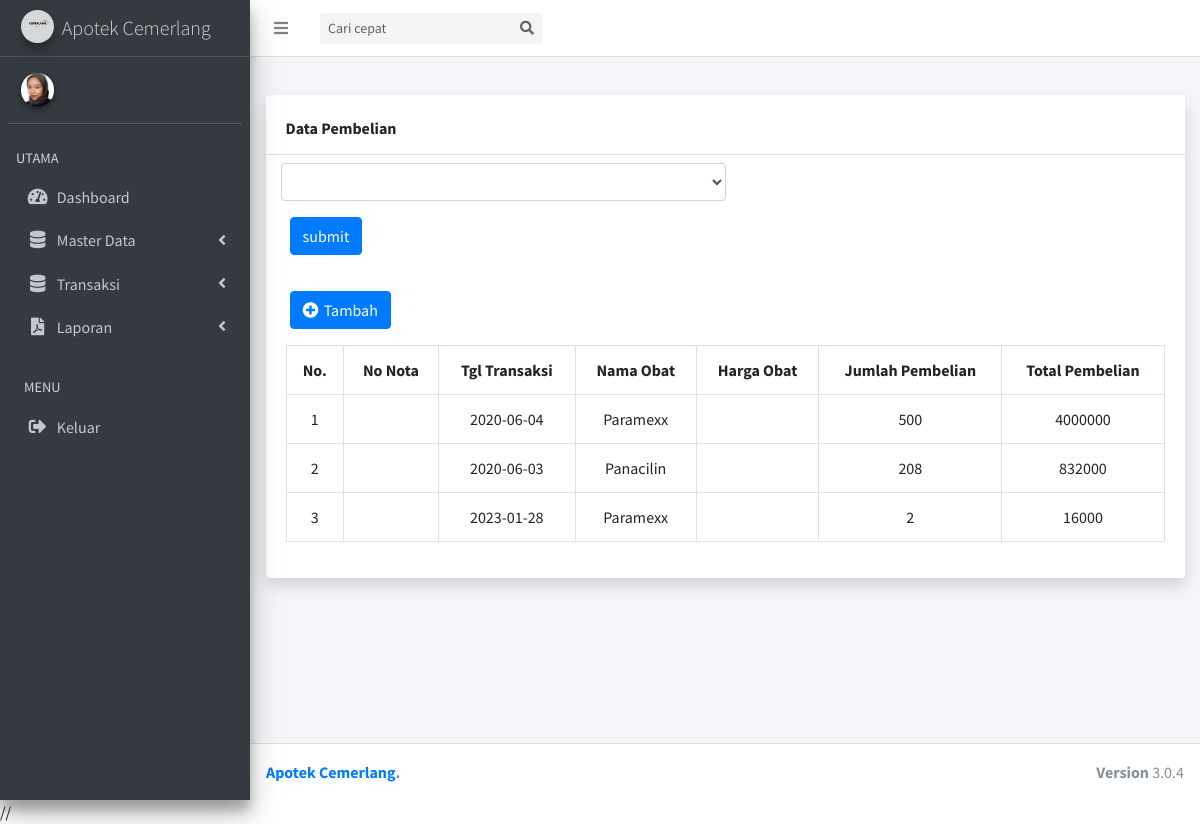
Page /index.php/pembelian on the earlier database version.
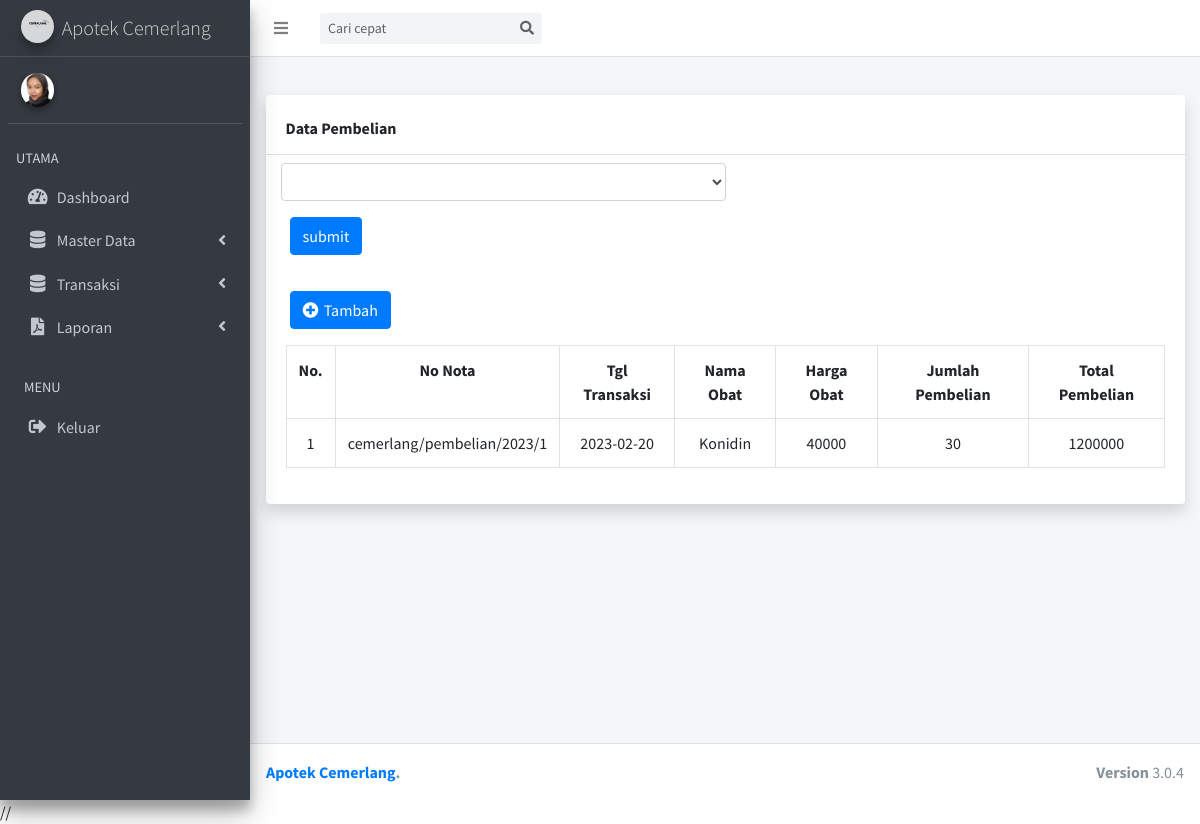
Same page on the later database version.
### tables this page shows
CREATE TABLE `purchase` (
  `id` int(11) NOT NULL,
  `nota_num` varchar(100) NOT NULL,
  `id_drug` varchar(64) NOT NULL,
  `qty` int(11) NOT NULL,
  `date` date NOT NULL,
  `total` decimal(19,0) NOT NULL,
  `harga_pembelian` int(11) NOT NULL
);

CREATE TABLE `drugs` (
  `id` int(11) NOT NULL,
  `kode_obat` varchar(12) NOT NULL,
  `name` varchar(64) NOT NULL,
  `id_unit` varchar(11) NOT NULL,
  `stock` int(11) NOT NULL
);

### application/controllers/pembelian.php (called while the page is built, shortened)
<?php
class pembelian extends CI_Controller
{
    public function __construct()
    {
        $this->load->model('pembelianModel');
        $this->load->model('obatModel');
        $this->load->model('jurnalModel');
    }
    public function index()
    {
        $data['title'] = 'Admin | Pembelian';
        $data['data'] = $this->pembelianModel->index();
        $data['no_nota'] = $this->pembelianModel->no_nota();
        $data['obat'] = $this->obatModel->index();
        $arrNoNota = explode('/', $data['no_nota'][0]->nota_num);
        $tahun = date('Y');
        $lastId = (int)$arrNoNota[3] + 1;
        $data['no_nota'] = "cemerlang/pembelian/$tahun/$lastId";
        $this->load->view('module/header', $data);
        $this->load->view('purchase/index', $data);
        $this->load->view('module/footer');
    }
}

### index.php (called while the page is built, shortened)
<?php
require_once BASEPATH.'core/CodeIgniter.php';

### application/models/pembelianModel.php (called while the page is built, shortened)
<?php
class pembelianModel extends CI_Model
{
    public function index()
    {
        return $this->db->query('select purchase.id,nota_num,date,d.name,harga_pembelian,qty,total from purchase
                                join drugs d on d.id = purchase.id_drug')->result();
    }
    public function no_nota()
    {
        return $this->db
            ->query('select nota_num from purchase where id = (SELECT max(id) FROM apotek.purchase)')
            ->result();
    }
}

### application/models/obatModel.php (called while the page is built, shortened)
<?php
class obatModel extends CI_Model{
    public function index(){
        return $this->db->query('select drugs.id as id_obat,units.name as satuan,drugs.name,kode_obat,stock from drugs join units on drugs.id_unit = units.id')->result();
    }
}

### application/views/purchase/index.php (the view, shortened to what this page needs)
<?php $this->load->view('module/navbar') ?>
<?php $this->load->view('module/sidebar') ?>
<div class="content-wrapper">
    <section class="content-header">
    </section>
    <section class="content">
        <div class="container">
            <div class="card shadow mb-4">
                <div class="card-header py-3 mt-2">
                    <h6 class="m-0 font-weight-bold ">Data Pembelian</h6>
                </div>
                <form action="{{ url('COA') }}" method="get">
                    <div class="form-group col-md-6 ml-2 mt-2">
                        <select name="cari" id="" class="form-control">
                        </select>
                    </div>
                    <button type=submit name=submit class="btn btn-primary ml-4">submit</button>
                </form>
                <div class="card-body">
                    <a href="#" class="btn btn-primary ml-1 mt-3 mb-3" id="tambah"> <i class="fas fa-plus-circle me-1  " style="letter-spacing: 2px"></i> Tambah </a>
                    <div class="table-responsive">
                        <table class="table table-bordered" id="dataTable" width="100%" cellspacing="0">
                            <tr class="text-center">
                                <th>No.</th>
                                <th>No Nota</th>
                                <th>Tgl Transaksi</th>
                                <th>Nama Obat</th>
                                <th>Harga Obat</th>
                                <th>Jumlah Pembelian</th>
                                <th>Total Pembelian</th>
                            </tr>
                            <?php
                            $no = 1;
                            ?>
                            <?php foreach ($data as $d) : ?>
                                <tr class="text-center">
                                    <td><?= $no ?></td>
                                    <td> <?= $d->nota_num ?> </td>
                                    <td> <?= $d->date ?> </td>
                                    <td> <?= $d->name ?> </td>
                                    <td> <?= $d->harga_pembelian ?> </td>
                                    <td> <?= $d->qty ?> </td>
                                    <td> <?= $d->total ?> </td>
                                </tr>
                                <?php
                                $no++;
                                ?>
                            <?php endforeach; ?>
                        </table>
                    </div>
                </div>
            </div>
        </div>
    </section>
</div>

### application/views/module/header.php (shortened to what this page needs)
<!DOCTYPE html>
<html>
<head>
  <link rel="stylesheet" href="<?= base_url() ?>/assets/plugins/fontawesome-free/css/all.min.css">
  <link rel="stylesheet" href="https://code.ionicframework.com/ionicons/2.0.1/css/ionicons.min.css">
  <link rel="stylesheet" href="<?= base_url() ?>/assets/plugins/icheck-bootstrap/icheck-bootstrap.min.css">
  <link rel="stylesheet" href="<?= base_url('assets/') ?>plugins/datatables-bs4/css/dataTables.bootstrap4.min.css">
  <link rel="stylesheet" href="<?= base_url() ?>/assets/dist/css/adminlte.min.css">
</head>
<?= current_url() == base_url() || current_url() == base_url("auth") ? '<body class="hold-transition login-page">' : '<body class="hold-transition sidebar-mini"><div class ="wrapper">' ?>

### application/views/module/navbar.php (shortened to what this page needs)
<nav class="main-header navbar navbar-expand navbar-white navbar-light">
  <ul class="navbar-nav">
    <li class="nav-item">
      <a class="nav-link" data-widget="pushmenu" href="#" role="button"><i class="fas fa-bars"></i></a>
    </li>
  </ul>
  <form action="<?= base_url('admin/search') ?>" class="form-inline ml-3">
    <div class="input-group input-group-sm">
      <input class="form-control form-control-navbar" type="search" placeholder="Cari cepat" aria-label="Search">
      <div class="input-group-append">
        <button class="btn btn-navbar" type="submit">
          <i class="fas fa-search"></i>
        </button>
      </div>
    </div>
  </form>
</nav>

### application/views/module/sidebar.php (shortened to what this page needs)
<aside class="main-sidebar sidebar-dark-primary elevation-4">
  <a href="<?= base_url('admin') ?>" class="brand-link">
    <img src="<?= base_url('assets/') ?>dist/img/cemerlang.png" alt="cemerlang" class="brand-image img-circle elevation-3" style="opacity: .8">
    <span class="brand-text font-weight-light">Apotek Cemerlang</span>
  </a>
  <div class="sidebar">
    <div class="user-panel mt-3 pb-3 mb-3 d-flex">
      <div class="image">
        <img src="<?= base_url('assets/') ?>dist/img/ressa.png" class="img-circle elevation-2" alt="User Image">
      </div>
      <div class="info">
      </div>
    </div>
    <nav class="mt-2">
      <ul class="nav nav-pills nav-sidebar flex-column" data-widget="treeview" role="menu" data-accordion="false">
        <li class="nav-header">UTAMA</li>
        <li class="nav-item">
          <a href="<?= base_url('admin') ?>" class="nav-link <?= current_url() === base_url('admin') ? 'active' : null ?>">
            <i class="nav-icon fas fa-tachometer-alt"></i>
            <p>
              Dashboard
            </p>
          </a>
        </li>
        <li class="nav-item has-treeview <?= current_url() === base_url('admin/drugs') || current_url() === base_url('admin/purchases') || current_url() === base_url('admin/sales') ? 'menu-open' : null ?>">
          <a href="#" class="nav-link">
            <i class="nav-icon fas fa-database"></i>
            <p>
              Master Data
              <i class="fas fa-angle-left right"></i>
            </p>
          </a>
        </li>
        <li class="nav-item has-treeview <?= current_url() === base_url('admin/units') || current_url() === base_url('admin/suppliers') ? 'menu-open' : null ?>">
          <a href="#" class="nav-link">
            <i class="nav-icon fas fa-database"></i>
            <p>
              Transaksi
              <i class="fas fa-angle-left right"></i>
            </p>
          </a>
        </li>
        <li class="nav-item has-treeview">
          <a href="#" class="nav-link">
            <i class="nav-icon fas fa-file-pdf"></i>
            <p>
              Laporan
              <i class="fas fa-angle-left right"></i>
            </p>
          </a>
        </li>
        <li class="nav-header">MENU</li>
        <li class="nav-item">
          <a href="<?= base_url('auth/logout') ?>" class="nav-link">
            <i class="nav-icon fas fa-sign-out-alt"></i>
            <p>
              Keluar
            </p>
          </a>
        </li>
      </ul>
    </nav>
  </div>
</aside>

### application/views/module/footer.php (shortened to what this page needs)
<?= current_url() == base_url() || current_url() == base_url("auth")
? null :
'<footer class="main-footer">
<div class="float-right d-none d-sm-block">
<b>Version</b> 3.0.4
</div>
<strong> <a href="'.base_url('admin').'">Apotek Cemerlang</a>.</strong>
</footer>
<aside class="control-sidebar control-sidebar-dark">
</aside>
</div>'
?>
//
</body>
</html>

Differences in the rows shown:
removed purchase: date "2020-06-04", id_drug.name "Paramexx", qty "500", total "4000000"
removed purchase: date "2020-06-03", id_drug.name "Panacilin", qty "208", total "832000"
removed purchase: date "2023-01-28", id_drug.name "Paramexx", qty "2", total "16000"
added purchase: nota_num "cemerlang/pembelian/2023/1", date "2023-02-20", id_drug.name "Konidin", harga_pembelian "40000", qty "30", total "1200000"
